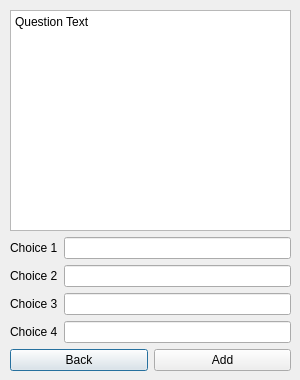
<?xml version="1.0" encoding="UTF-8"?>
<ui version="4.0">
 <class>addsurvey</class>
 <widget class="QDialog" name="addsurvey">
  <property name="geometry">
   <rect>
    <x>0</x>
    <y>0</y>
    <width>300</width>
    <height>380</height>
   </rect>
  </property>
  <property name="windowTitle">
   <string>Add New Survey Question</string>
  </property>
  <widget class="QWidget" name="layoutWidget">
   <property name="geometry">
    <rect>
     <x>10</x>
     <y>10</y>
     <width>281</width>
     <height>361</height>
    </rect>
   </property>
   <layout class="QVBoxLayout" name="verticalLayout">
    <item>
     <widget class="QPlainTextEdit" name="question">
      <property name="plainText">
       <string>Question Text</string>
      </property>
     </widget>
    </item>
    <item>
     <layout class="QGridLayout" name="gridLayout">
      <item row="0" column="0">
       <widget class="QLabel" name="label">
        <property name="text">
         <string>Choice 1</string>
        </property>
        <property name="buddy">
         <cstring>choice1</cstring>
        </property>
       </widget>
      </item>
      <item row="0" column="1">
       <widget class="QLineEdit" name="choice1"/>
      </item>
      <item row="1" column="0">
       <widget class="QLabel" name="label_2">
        <property name="text">
         <string>Choice 2</string>
        </property>
        <property name="buddy">
         <cstring>choice2</cstring>
        </property>
       </widget>
      </item>
      <item row="1" column="1">
       <widget class="QLineEdit" name="choice2"/>
      </item>
      <item row="2" column="0">
       <widget class="QLabel" name="label_3">
        <property name="text">
         <string>Choice 3</string>
        </property>
        <property name="buddy">
         <cstring>choice3</cstring>
        </property>
       </widget>
      </item>
      <item row="2" column="1">
       <widget class="QLineEdit" name="choice3"/>
      </item>
      <item row="3" column="0">
       <widget class="QLabel" name="label_4">
        <property name="text">
         <string>Choice 4</string>
        </property>
        <property name="buddy">
         <cstring>choice4</cstring>
        </property>
       </widget>
      </item>
      <item row="3" column="1">
       <widget class="QLineEdit" name="choice4"/>
      </item>
     </layout>
    </item>
    <item>
     <layout class="QHBoxLayout" name="horizontalLayout">
      <item>
       <widget class="QPushButton" name="b">
        <property name="text">
         <string>Back</string>
        </property>
       </widget>
      </item>
      <item>
       <widget class="QPushButton" name="a">
        <property name="text">
         <string>Add</string>
        </property>
       </widget>
      </item>
     </layout>
    </item>
   </layout>
  </widget>
 </widget>
 <resources/>
 <connections/>
</ui>
